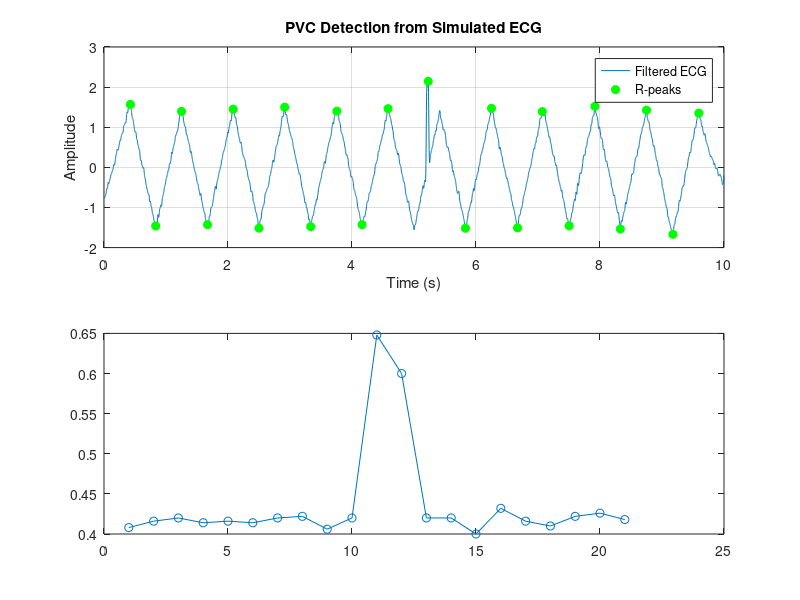

Reproduce this figure in MATLAB. (Note: this script raises an error after producing the figure.)
#simulation of ecg signal with pvc
# filtering and cleaning ecg data
# identify R points through peak detection
# finding RR intervals and measuring 
# identifying PVC by falgging too short RR intervals and early P detection

% PVC Detection in ECG Signal
clear; clc; close all;

% Parameters
fs = 500; % Sampling frequency in Hz
t = 0:1/fs:10; % 10 seconds duration

% --- Step 1: Simulate ECG signal with a PVC ---
% Create synthetic ECG-like waveform
ecg_clean = 1.5 * sawtooth(2 * pi * 1.2 * t, 0.5); % base rhythm
noise = 0.1 * randn(size(t)); % EMG noise
ecg_signal = ecg_clean + noise;

% Inject a PVC at ~5.2s
pvc_index = round(5.2 * fs);
ecg_signal(pvc_index:pvc_index+20) = ecg_signal(pvc_index:pvc_index+20) + 2; % wide abnormal spike

% --- Step 2: Filter the signal (bandpass 0.5–40 Hz) ---
[b, a] = butter(2, [0.5 40]/(fs/2), 'bandpass');
ecg_filtered = filtfilt(b, a, ecg_signal);

% --- Step 3: R-peak detection using simple threshold method ---
min_peak_height = 1;  % adjust for simulated signal
[~, locs_R] = findpeaks(ecg_filtered, 'MinPeakHeight', min_peak_height, 'MinPeakDistance', round(0.4*fs),"DoubleSided");

% --- Step 4: Compute RR intervals ---
RR_intervals = diff(locs_R) / fs;

% --- Step 5: Detect PVC ---
% Rule: RR_i < 0.6*mean(RR) and QRS is wide → likely PVC
RR_mean = mean(RR_intervals);
pvc_candidates = find(RR_intervals < 0.6 * RR_mean);

% Mark detected PVC
pvc_locs = locs_R(pvc_candidates + 1); % PVC occurs at next beat

% --- Step 6: Plotting ---
figure;
subplot(2,1,1);
plot(t, ecg_filtered); hold on;
plot(locs_R/fs, ecg_filtered(locs_R), 'go', 'MarkerFaceColor', 'g');
plot(pvc_locs/fs, ecg_filtered(pvc_locs), 'ro', 'MarkerFaceColor', 'r');
legend('Filtered ECG', 'R-peaks', 'Detected PVC');
title('PVC Detection from Simulated ECG');
xlabel('Time (s)'); ylabel('Amplitude'); grid on;

subplot(2,1,2);
plot(RR_intervals, '-o'); hold on;
yline(RR_mean, '--', 'Mean RR');
yline(0.6*RR_mean, '--r', 'PVC Threshold');
title('RR Intervals');
xlabel('Beat #'); ylabel('Interval (s)'); grid on;

